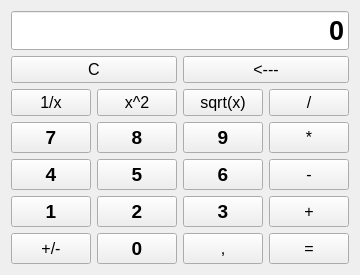
<?xml version="1.0" encoding="UTF-8"?>
<ui version="4.0">
 <class>MainWindowClass</class>
 <widget class="QWidget" name="MainWindowClass">
  <property name="geometry">
   <rect>
    <x>0</x>
    <y>0</y>
    <width>338</width>
    <height>272</height>
   </rect>
  </property>
  <property name="font">
   <font>
    <pointsize>12</pointsize>
   </font>
  </property>
  <property name="windowTitle">
   <string>Calculator 0311</string>
  </property>
  <layout class="QVBoxLayout" name="verticalLayout">
   <item>
    <widget class="QLineEdit" name="edit_input">
     <property name="font">
      <font>
       <family>Arial</family>
       <pointsize>20</pointsize>
       <weight>75</weight>
       <bold>true</bold>
      </font>
     </property>
     <property name="text">
      <string>0</string>
     </property>
     <property name="alignment">
      <set>Qt::AlignRight|Qt::AlignTrailing|Qt::AlignVCenter</set>
     </property>
     <property name="readOnly">
      <bool>true</bool>
     </property>
    </widget>
   </item>
   <item>
    <layout class="QGridLayout" name="gridLayout">
     <item row="3" column="1">
      <widget class="QPushButton" name="button_5">
       <property name="sizePolicy">
        <sizepolicy hsizetype="Minimum" vsizetype="Expanding">
         <horstretch>0</horstretch>
         <verstretch>0</verstretch>
        </sizepolicy>
       </property>
       <property name="font">
        <font>
         <pointsize>14</pointsize>
         <weight>75</weight>
         <bold>true</bold>
        </font>
       </property>
       <property name="text">
        <string>5</string>
       </property>
      </widget>
     </item>
     <item row="5" column="2">
      <widget class="QPushButton" name="button_comma">
       <property name="sizePolicy">
        <sizepolicy hsizetype="Minimum" vsizetype="Expanding">
         <horstretch>0</horstretch>
         <verstretch>0</verstretch>
        </sizepolicy>
       </property>
       <property name="text">
        <string>,</string>
       </property>
      </widget>
     </item>
     <item row="4" column="2">
      <widget class="QPushButton" name="button_3">
       <property name="sizePolicy">
        <sizepolicy hsizetype="Minimum" vsizetype="Expanding">
         <horstretch>0</horstretch>
         <verstretch>0</verstretch>
        </sizepolicy>
       </property>
       <property name="font">
        <font>
         <pointsize>14</pointsize>
         <weight>75</weight>
         <bold>true</bold>
        </font>
       </property>
       <property name="text">
        <string>3</string>
       </property>
      </widget>
     </item>
     <item row="5" column="1">
      <widget class="QPushButton" name="button_0">
       <property name="sizePolicy">
        <sizepolicy hsizetype="Minimum" vsizetype="Expanding">
         <horstretch>0</horstretch>
         <verstretch>0</verstretch>
        </sizepolicy>
       </property>
       <property name="font">
        <font>
         <pointsize>14</pointsize>
         <weight>75</weight>
         <bold>true</bold>
        </font>
       </property>
       <property name="text">
        <string>0</string>
       </property>
      </widget>
     </item>
     <item row="3" column="0">
      <widget class="QPushButton" name="button_4">
       <property name="sizePolicy">
        <sizepolicy hsizetype="Minimum" vsizetype="Expanding">
         <horstretch>0</horstretch>
         <verstretch>0</verstretch>
        </sizepolicy>
       </property>
       <property name="font">
        <font>
         <pointsize>14</pointsize>
         <weight>75</weight>
         <bold>true</bold>
        </font>
       </property>
       <property name="text">
        <string>4</string>
       </property>
      </widget>
     </item>
     <item row="4" column="0">
      <widget class="QPushButton" name="button_1">
       <property name="sizePolicy">
        <sizepolicy hsizetype="Minimum" vsizetype="Expanding">
         <horstretch>0</horstretch>
         <verstretch>0</verstretch>
        </sizepolicy>
       </property>
       <property name="font">
        <font>
         <pointsize>14</pointsize>
         <weight>75</weight>
         <bold>true</bold>
        </font>
       </property>
       <property name="text">
        <string>1</string>
       </property>
      </widget>
     </item>
     <item row="1" column="0">
      <widget class="QPushButton" name="button_oneDivideByX">
       <property name="sizePolicy">
        <sizepolicy hsizetype="Minimum" vsizetype="Expanding">
         <horstretch>0</horstretch>
         <verstretch>0</verstretch>
        </sizepolicy>
       </property>
       <property name="text">
        <string>1/x</string>
       </property>
      </widget>
     </item>
     <item row="2" column="0">
      <widget class="QPushButton" name="button_7">
       <property name="sizePolicy">
        <sizepolicy hsizetype="Minimum" vsizetype="Expanding">
         <horstretch>0</horstretch>
         <verstretch>0</verstretch>
        </sizepolicy>
       </property>
       <property name="font">
        <font>
         <pointsize>14</pointsize>
         <weight>75</weight>
         <bold>true</bold>
        </font>
       </property>
       <property name="text">
        <string>7</string>
       </property>
      </widget>
     </item>
     <item row="4" column="3">
      <widget class="QPushButton" name="button_add">
       <property name="sizePolicy">
        <sizepolicy hsizetype="Minimum" vsizetype="Expanding">
         <horstretch>0</horstretch>
         <verstretch>0</verstretch>
        </sizepolicy>
       </property>
       <property name="text">
        <string>+</string>
       </property>
      </widget>
     </item>
     <item row="1" column="2">
      <widget class="QPushButton" name="button_squareRoot">
       <property name="sizePolicy">
        <sizepolicy hsizetype="Minimum" vsizetype="Expanding">
         <horstretch>0</horstretch>
         <verstretch>0</verstretch>
        </sizepolicy>
       </property>
       <property name="text">
        <string>sqrt(x)</string>
       </property>
      </widget>
     </item>
     <item row="2" column="2">
      <widget class="QPushButton" name="button_9">
       <property name="sizePolicy">
        <sizepolicy hsizetype="Minimum" vsizetype="Expanding">
         <horstretch>0</horstretch>
         <verstretch>0</verstretch>
        </sizepolicy>
       </property>
       <property name="font">
        <font>
         <pointsize>14</pointsize>
         <weight>75</weight>
         <bold>true</bold>
        </font>
       </property>
       <property name="text">
        <string>9</string>
       </property>
      </widget>
     </item>
     <item row="2" column="3">
      <widget class="QPushButton" name="button_mul">
       <property name="sizePolicy">
        <sizepolicy hsizetype="Minimum" vsizetype="Expanding">
         <horstretch>0</horstretch>
         <verstretch>0</verstretch>
        </sizepolicy>
       </property>
       <property name="text">
        <string>*</string>
       </property>
      </widget>
     </item>
     <item row="2" column="1">
      <widget class="QPushButton" name="button_8">
       <property name="sizePolicy">
        <sizepolicy hsizetype="Minimum" vsizetype="Expanding">
         <horstretch>0</horstretch>
         <verstretch>0</verstretch>
        </sizepolicy>
       </property>
       <property name="font">
        <font>
         <pointsize>14</pointsize>
         <weight>75</weight>
         <bold>true</bold>
        </font>
       </property>
       <property name="text">
        <string>8</string>
       </property>
      </widget>
     </item>
     <item row="4" column="1">
      <widget class="QPushButton" name="button_2">
       <property name="sizePolicy">
        <sizepolicy hsizetype="Minimum" vsizetype="Expanding">
         <horstretch>0</horstretch>
         <verstretch>0</verstretch>
        </sizepolicy>
       </property>
       <property name="font">
        <font>
         <pointsize>14</pointsize>
         <weight>75</weight>
         <bold>true</bold>
        </font>
       </property>
       <property name="text">
        <string>2</string>
       </property>
      </widget>
     </item>
     <item row="1" column="3">
      <widget class="QPushButton" name="button_div">
       <property name="sizePolicy">
        <sizepolicy hsizetype="Minimum" vsizetype="Expanding">
         <horstretch>0</horstretch>
         <verstretch>0</verstretch>
        </sizepolicy>
       </property>
       <property name="text">
        <string>/</string>
       </property>
      </widget>
     </item>
     <item row="1" column="1">
      <widget class="QPushButton" name="button_square">
       <property name="sizePolicy">
        <sizepolicy hsizetype="Minimum" vsizetype="Expanding">
         <horstretch>0</horstretch>
         <verstretch>0</verstretch>
        </sizepolicy>
       </property>
       <property name="text">
        <string>x^2</string>
       </property>
      </widget>
     </item>
     <item row="3" column="2">
      <widget class="QPushButton" name="button_6">
       <property name="sizePolicy">
        <sizepolicy hsizetype="Minimum" vsizetype="Expanding">
         <horstretch>0</horstretch>
         <verstretch>0</verstretch>
        </sizepolicy>
       </property>
       <property name="font">
        <font>
         <pointsize>14</pointsize>
         <weight>75</weight>
         <bold>true</bold>
        </font>
       </property>
       <property name="text">
        <string>6</string>
       </property>
      </widget>
     </item>
     <item row="5" column="0">
      <widget class="QPushButton" name="button_plusMinus">
       <property name="sizePolicy">
        <sizepolicy hsizetype="Minimum" vsizetype="Expanding">
         <horstretch>0</horstretch>
         <verstretch>0</verstretch>
        </sizepolicy>
       </property>
       <property name="text">
        <string>+/-</string>
       </property>
      </widget>
     </item>
     <item row="3" column="3">
      <widget class="QPushButton" name="button_sub">
       <property name="sizePolicy">
        <sizepolicy hsizetype="Minimum" vsizetype="Expanding">
         <horstretch>0</horstretch>
         <verstretch>0</verstretch>
        </sizepolicy>
       </property>
       <property name="text">
        <string>-</string>
       </property>
      </widget>
     </item>
     <item row="5" column="3">
      <widget class="QPushButton" name="button_equal">
       <property name="sizePolicy">
        <sizepolicy hsizetype="Minimum" vsizetype="Expanding">
         <horstretch>0</horstretch>
         <verstretch>0</verstretch>
        </sizepolicy>
       </property>
       <property name="text">
        <string>=</string>
       </property>
      </widget>
     </item>
     <item row="0" column="0" colspan="2">
      <widget class="QPushButton" name="button_clear">
       <property name="sizePolicy">
        <sizepolicy hsizetype="Minimum" vsizetype="Expanding">
         <horstretch>0</horstretch>
         <verstretch>0</verstretch>
        </sizepolicy>
       </property>
       <property name="text">
        <string>C</string>
       </property>
      </widget>
     </item>
     <item row="0" column="2" colspan="2">
      <widget class="QPushButton" name="button_removeSymbol">
       <property name="sizePolicy">
        <sizepolicy hsizetype="Minimum" vsizetype="Expanding">
         <horstretch>0</horstretch>
         <verstretch>0</verstretch>
        </sizepolicy>
       </property>
       <property name="text">
        <string>&lt;---</string>
       </property>
      </widget>
     </item>
    </layout>
   </item>
  </layout>
 </widget>
 <layoutdefault spacing="6" margin="11"/>
 <resources>
  <include location="MainWindow.qrc"/>
 </resources>
 <connections/>
</ui>
